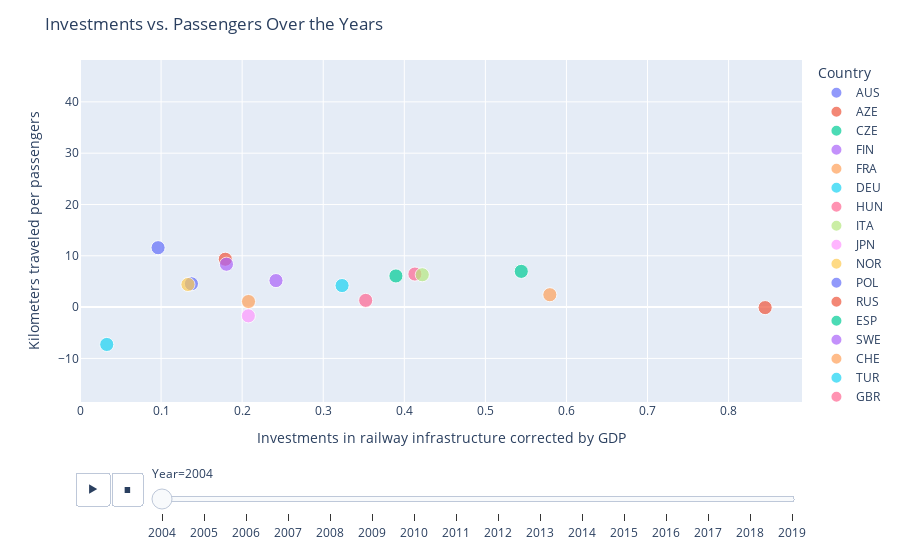

Write notebook code for a chart like this one.
### Markdown cell above
### Influence previous investments on passenger growth
The figure below shows the relation of investments in railway infrastructure (corrected by GDP) and the amount of kilometers travelled per passenger. 
Every year from 2005 onwards, we look at the investments made in the 5 years before and look at what the impact has been on the travelled kilometers, for each country. 
In this way, we want to analyze if the investments in railway lead to more train passengers. 
As we look at the outcome of the graphs, we see that it not shows what we expected, meaning that the investments in the long term do not seem to increase over a long period. 
This can have different reasons, for instance in this graph we do not look at the investments in other segments like air transportation and road transportation.

### Code cell
# Calculate rolling average for each year based on the past 5 years
investments_over_years = infrastructure_gdp.shift(axis=1).rolling(window=5,axis=1, min_periods=1).mean()
passenger_growth = km_per_passenger.pct_change(periods=5, axis=1)*100

# Since the rolling average starts from the fifth year, remove the first 4 years 
for year in investments_over_years.columns[:5]:
    investments_over_years = investments_over_years.drop(year, axis=1)

for year in passenger_growth.columns[:5]:
    passenger_growth = passenger_growth.drop(year, axis=1)

#make new dataframes
df1 = pd.DataFrame(investments_over_years)
df2 = pd.DataFrame(passenger_growth)

years_investments = df2.columns[:]

data = []
for year in years_investments:
    for country in df1.index:
        data.append({
            'Year': year,
            'Country': country,
            'Investments': df1.loc[country, year],
            'Passengers': df2.loc[country, year]
        })

marker_size = 20

# Scatter plot
fig = px.scatter(data_frame=data, x='Investments', y='Passengers', animation_frame='Year', size=[marker_size]*len(data), size_max=10,
                 color='Country', hover_name='Country', range_x=[0, 1.05 * df1.values.max()],
                 range_y=[0.95 * df2.values.min(), 1.05 * df2.values.max()], labels={'Investments': 'Investments', 'Passengers': 'Passengers'},)

# Layout
fig.update_layout(title='Investments vs. Passengers Over the Years',
                  xaxis_title='Investments in railway infrastructure corrected by GDP ', yaxis_title='Kilometers traveled per passengers')

# Show the plot
fig.show()

### Figure 1 — Plotly figure (JSON) as saved in the notebook; plotly's stock layout.template omitted (floating-point values rounded to 4 significant figures)
{"data": [{"hovertemplate": "<b>%{hovertext}</b><br><br>Country=AUS<br>Year=2004<br>Investments=%{x}<br>Passengers=%{y}<br>size=%{marker.size}<extra></extra>", "hovertext": ["AUS"], "legendgroup": "AUS", "marker": {"color": "#636efa", "size": [20], "sizemode": "area", "sizeref": 0.2, "symbol": "circle"}, "mode": "markers", "name": "AUS", "orientation": "v", "showlegend": true, "type": "scatter", "x": [0.1374], "xaxis": "x", "y": [4.552], "yaxis": "y"}, {"hovertemplate": "<b>%{hovertext}</b><br><br>Country=AZE<br>Year=2004<br>Investments=%{x}<br>Passengers=%{y}<br>size=%{marker.size}<extra></extra>", "hovertext": ["AZE"], "legendgroup": "AZE", "marker": {"color": "#EF553B", "size": [20], "sizemode": "area", "sizeref": 0.2, "symbol": "circle"}, "mode": "markers", "name": "AZE", "orientation": "v", "showlegend": true, "type": "scatter", "x": [0.1792], "xaxis": "x", "y": [9.332], "yaxis": "y"}, {"hovertemplate": "<b>%{hovertext}</b><br><br>Country=CZE<br>Year=2004<br>Investments=%{x}<br>Passengers=%{y}<br>size=%{marker.size}<extra></extra>", "hovertext": ["CZE"], "legendgroup": "CZE", "marker": {"color": "#00cc96", "size": [20], "sizemode": "area", "sizeref": 0.2, "symbol": "circle"}, "mode": "markers", "name": "CZE", "orientation": "v", "showlegend": true, "type": "scatter", "x": [0.5443], "xaxis": "x", "y": [6.966], "yaxis": "y"}, {"hovertemplate": "<b>%{hovertext}</b><br><br>Country=FIN<br>Year=2004<br>Investments=%{x}<br>Passengers=%{y}<br>size=%{marker.size}<extra></extra>", "hovertext": ["FIN"], "legendgroup": "FIN", "marker": {"color": "#ab63fa", "size": [20], "sizemode": "area", "sizeref": 0.2, "symbol": "circle"}, "mode": "markers", "name": "FIN", "orientation": "v", "showlegend": true, "type": "scatter", "x": [0.1806], "xaxis": "x", "y": [8.358], "yaxis": "y"}, {"hovertemplate": "<b>%{hovertext}</b><br><br>Country=FRA<br>Year=2004<br>Investments=%{x}<br>Passengers=%{y}<br>size=%{marker.size}<extra></extra>", "hovertext": ["FRA"], "legendgroup": "FRA", "marker": {"color": "#FFA15A", "size": [20], "sizemode": "area", "sizeref": 0.2, "symbol": "circle"}, "mode": "markers", "name": "FRA", "orientation": "v", "showlegend": true, "type": "scatter", "x": [0.2078], "xaxis": "x", "y": [1.089], "yaxis": "y"}, {"hovertemplate": "<b>%{hovertext}</b><br><br>Country=DEU<br>Year=2004<br>Investments=%{x}<br>Passengers=%{y}<br>size=%{marker.size}<extra></extra>", "hovertext": ["DEU"], "legendgroup": "DEU", "marker": {"color": "#19d3f3", "size": [20], "sizemode": "area", "sizeref": 0.2, "symbol": "circle"}, "mode": "markers", "name": "DEU", "orientation": "v", "showlegend": true, "type": "scatter", "x": [0.3232], "xaxis": "x", "y": [4.2], "yaxis": "y"}, {"hovertemplate": "<b>%{hovertext}</b><br><br>Country=HUN<br>Year=2004<br>Investments=%{x}<br>Passengers=%{y}<br>size=%{marker.size}<extra></extra>", "hovertext": ["HUN"], "legendgroup": "HUN", "marker": {"color": "#FF6692", "size": [20], "sizemode": "area", "sizeref": 0.2, "symbol": "circle"}, "mode": "markers", "name": "HUN", "orientation": "v", "showlegend": true, "type": "scatter", "x": [0.4131], "xaxis": "x", "y": [6.444], "yaxis": "y"}, {"hovertemplate": "<b>%{hovertext}</b><br><br>Country=ITA<br>Year=2004<br>Investments=%{x}<br>Passengers=%{y}<br>size=%{marker.size}<extra></extra>", "hovertext": ["ITA"], "legendgroup": "ITA", "marker": {"color": "#B6E880", "size": [20], "sizemode": "area", "sizeref": 0.2, "symbol": "circle"}, "mode": "markers", "name": "ITA", "orientation": "v", "showlegend": true, "type": "scatter", "x": [0.4222], "xaxis": "x", "y": [6.307], "yaxis": "y"}, {"hovertemplate": "<b>%{hovertext}</b><br><br>Country=JPN<br>Year=2004<br>Investments=%{x}<br>Passengers=%{y}<br>size=%{marker.size}<extra></extra>", "hovertext": ["JPN"], "legendgroup": "JPN", "marker": {"color": "#FF97FF", "size": [20], "sizemode": "area", "sizeref": 0.2, "symbol": "circle"}, "mode": "markers", "name": "JPN", "orientation": "v", "showlegend": true, "type": "scatter", "x": [0.2077], "xaxis": "x", "y": [-1.704], "yaxis": "y"}, {"hovertemplate": "<b>%{hovertext}</b><br><br>Country=NOR<br>Year=2004<br>Investments=%{x}<br>Passengers=%{y}<br>size=%{marker.size}<extra></extra>", "hovertext": ["NOR"], "legendgroup": "NOR", "marker": {"color": "#FECB52", "size": [20], "sizemode": "area", "sizeref": 0.2, "symbol": "circle"}, "mode": "markers", "name": "NOR", "orientation": "v", "showlegend": true, "type": "scatter", "x": [0.1331], "xaxis": "x", "y": [4.412], "yaxis": "y"}, {"hovertemplate": "<b>%{hovertext}</b><br><br>Country=POL<br>Year=2004<br>Investments=%{x}<br>Passengers=%{y}<br>size=%{marker.size}<extra></extra>", "hovertext": ["POL"], "legendgroup": "POL", "marker": {"color": "#636efa", "size": [20], "sizemode": "area", "sizeref": 0.2, "symbol": "circle"}, "mode": "markers", "name": "POL", "orientation": "v", "showlegend": true, "type": "scatter", "x": [0.09631], "xaxis": "x", "y": [11.58], "yaxis": "y"}, {"hovertemplate": "<b>%{hovertext}</b><br><br>Country=RUS<br>Year=2004<br>Investments=%{x}<br>Passengers=%{y}<br>size=%{marker.size}<extra></extra>", "hovertext": ["RUS"], "legendgroup": "RUS", "marker": {"color": "#EF553B", "size": [20], "sizemode": "area", "sizeref": 0.2, "symbol": "circle"}, "mode": "markers", "name": "RUS", "orientation": "v", "showlegend": true, "type": "scatter", "x": [0.8451], "xaxis": "x", "y": [-0.09884], "yaxis": "y"}, {"hovertemplate": "<b>%{hovertext}</b><br><br>Country=ESP<br>Year=2004<br>Investments=%{x}<br>Passengers=%{y}<br>size=%{marker.size}<extra></extra>", "hovertext": ["ESP"], "legendgroup": "ESP", "marker": {"color": "#00cc96", "size": [20], "sizemode": "area", "sizeref": 0.2, "symbol": "circle"}, "mode": "markers", "name": "ESP", "orientation": "v", "showlegend": true, "type": "scatter", "x": [0.3897], "xaxis": "x", "y": [6.074], "yaxis": "y"}, {"hovertemplate": "<b>%{hovertext}</b><br><br>Country=SWE<br>Year=2004<br>Investments=%{x}<br>Passengers=%{y}<br>size=%{marker.size}<extra></extra>", "hovertext": ["SWE"], "legendgroup": "SWE", "marker": {"color": "#ab63fa", "size": [20], "sizemode": "area", "sizeref": 0.2, "symbol": "circle"}, "mode": "markers", "name": "SWE", "orientation": "v", "showlegend": true, "type": "scatter", "x": [0.2417], "xaxis": "x", "y": [5.169], "yaxis": "y"}, {"hovertemplate": "<b>%{hovertext}</b><br><br>Country=CHE<br>Year=2004<br>Investments=%{x}<br>Passengers=%{y}<br>size=%{marker.size}<extra></extra>", "hovertext": ["CHE"], "legendgroup": "CHE", "marker": {"color": "#FFA15A", "size": [20], "sizemode": "area", "sizeref": 0.2, "symbol": "circle"}, "mode": "markers", "name": "CHE", "orientation": "v", "showlegend": true, "type": "scatter", "x": [0.5795], "xaxis": "x", "y": [2.416], "yaxis": "y"}, {"hovertemplate": "<b>%{hovertext}</b><br><br>Country=TUR<br>Year=2004<br>Investments=%{x}<br>Passengers=%{y}<br>size=%{marker.size}<extra></extra>", "hovertext": ["TUR"], "legendgroup": "TUR", "marker": {"color": "#19d3f3", "size": [20], "sizemode": "area", "sizeref": 0.2, "symbol": "circle"}, "mode": "markers", "name": "TUR", "orientation": "v", "showlegend": true, "type": "scatter", "x": [0.033], "xaxis": "x", "y": [-7.277], "yaxis": "y"}, {"hovertemplate": "<b>%{hovertext}</b><br><br>Country=GBR<br>Year=2004<br>Investments=%{x}<br>Passengers=%{y}<br>size=%{marker.size}<extra></extra>", "hovertext": ["GBR"], "legendgroup": "GBR", "marker": {"color": "#FF6692", "size": [20], "sizemode": "area", "sizeref": 0.2, "symbol": "circle"}, "mode": "markers", "name": "GBR", "orientation": "v", "showlegend": true, "type": "scatter", "x": [0.3524], "xaxis": "x", "y": [1.31], "yaxis": "y"}], "layout": {"legend": {"itemsizing": "constant", "title": {"text": "Country"}, "tracegroupgap": 0}, "margin": {"t": 60}, "sliders": [{"active": 0, "currentvalue": {"prefix": "Year="}, "len": 0.9, "pad": {"b": 10, "t": 60}, "steps": [{"args": [["2004"], {"frame": {"duration": 0, "redraw": false}, "fromcurrent": true, "mode": "immediate", "transition": {"duration": 0, "easing": "linear"}}], "label": "2004", "method": "animate"}, {"args": [["2005"], {"frame": {"duration": 0, "redraw": false}, "fromcurrent": true, "mode": "immediate", "transition": {"duration": 0, "easing": "linear"}}], "label": "2005", "method": "animate"}, {"args": [["2006"], {"frame": {"duration": 0, "redraw": false}, "fromcurrent": true, "mode": "immediate", "transition": {"duration": 0, "easing": "linear"}}], "label": "2006", "method": "animate"}, {"args": [["2007"], {"frame": {"duration": 0, "redraw": false}, "fromcurrent": true, "mode": "immediate", "transition": {"duration": 0, "easing": "linear"}}], "label": "2007", "method": "animate"}, {"args": [["2008"], {"frame": {"duration": 0, "redraw": false}, "fromcurrent": true, "mode": "immediate", "transition": {"duration": 0, "easing": "linear"}}], "label": "2008", "method": "animate"}, {"args": [["2009"], {"frame": {"duration": 0, "redraw": false}, "fromcurrent": true, "mode": "immediate", "transition": {"duration": 0, "easing": "linear"}}], "label": "2009", "method": "animate"}, {"args": [["2010"], {"frame": {"duration": 0, "redraw": false}, "fromcurrent": true, "mode": "immediate", "transition": {"duration": 0, "easing": "linear"}}], "label": "2010", "method": "animate"}, {"args": [["2011"], {"frame": {"duration": 0, "redraw": false}, "fromcurrent": true, "mode": "immediate", "transition": {"duration": 0, "easing": "linear"}}], "label": "2011", "method": "animate"}, {"args": [["2012"], {"frame": {"duration": 0, "redraw": false}, "fromcurrent": true, "mode": "immediate", "transition": {"duration": 0, "easing": "linear"}}], "label": "2012", "method": "animate"}, {"args": [["2013"], {"frame": {"duration": 0, "redraw": false}, "fromcurrent": true, "mode": "immediate", "transition": {"duration": 0, "easing": "linear"}}], "label": "2013", "method": "animate"}, {"args": [["2014"], {"frame": {"duration": 0, "redraw": false}, "fromcurrent": true, "mode": "immediate", "transition": {"duration": 0, "easing": "linear"}}], "label": "2014", "method": "animate"}, {"args": [["2015"], {"frame": {"duration": 0, "redraw": false}, "fromcurrent": true, "mode": "immediate", "transition": {"duration": 0, "easing": "linear"}}], "label": "2015", "method": "animate"}, {"args": [["2016"], {"frame": {"duration": 0, "redraw": false}, "fromcurrent": true, "mode": "immediate", "transition": {"duration": 0, "easing": "linear"}}], "label": "2016", "method": "animate"}, {"args": [["2017"], {"frame": {"duration": 0, "redraw": false}, "fromcurrent": true, "mode": "immediate", "transition": {"duration": 0, "easing": "linear"}}], "label": "2017", "method": "animate"}, {"args": [["2018"], {"frame": {"duration": 0, "redraw": false}, "fromcurrent": true, "mode": "immediate", "transition": {"duration": 0, "easing": "linear"}}], "label": "2018", "method": "animate"}, {"args": [["2019"], {"frame": {"duration": 0, "redraw": false}, "fromcurrent": true, "mode": "immediate", "transition": {"duration": 0, "easing": "linear"}}], "label": "2019", "method": "animate"}], "x": 0.1, "xanchor": "left", "y": 0, "yanchor": "top"}], "title": {"text": "Investments vs. Passengers Over the Years"}, "updatemenus": [{"buttons": [{"args": [null, {"frame": {"duration": 500, "redraw": false}, "fromcurrent": true, "mode": "immediate", "transition": {"duration": 500, "easing": "linear"}}], "label": "&#9654;", "method": "animate"}, {"args": [[null], {"frame": {"duration": 0, "redraw": false}, "fromcurrent": true, "mode": "immediate", "transition": {"duration": 0, "easing": "linear"}}], "label": "&#9724;", "method": "animate"}], "direction": "left", "pad": {"r": 10, "t": 70}, "showactive": false, "type": "buttons", "x": 0.1, "xanchor": "right", "y": 0, "yanchor": "top"}], "xaxis": {"anchor": "y", "domain": [0, 1], "range": [0, 0.8905], "title": {"text": "Investments in railway infrastructure corrected by GDP "}}, "yaxis": {"anchor": "x", "domain": [0, 1], "range": [-18.49, 48.16], "title": {"text": "Kilometers traveled per passengers"}}}}
